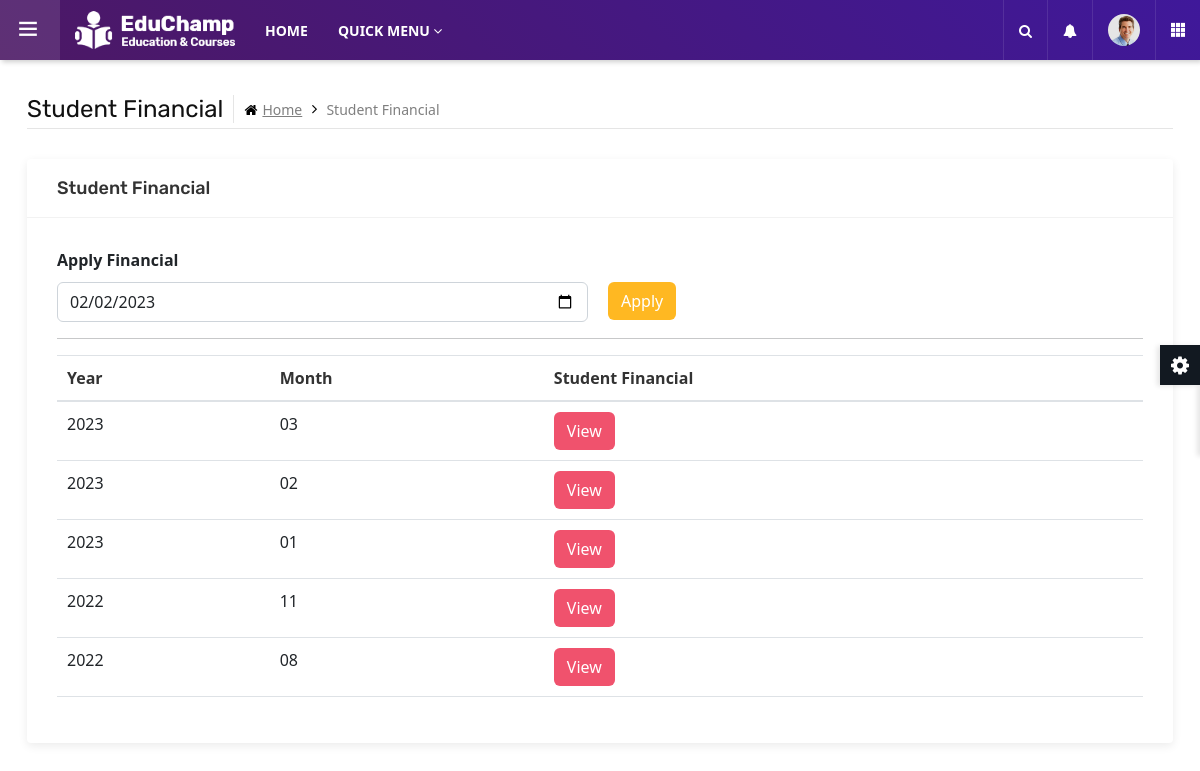
The app's page /financialManage.php (signed in) with its own data.
### tables this page shows
CREATE TABLE `fee` (
  `fID` int(11) NOT NULL,
  `fDate` date NOT NULL,
  `fDesc` varchar(255) DEFAULT NULL,
  `fTot` decimal(8,2) DEFAULT NULL,
  `stdMKN` char(12) NOT NULL,
  `payDate` timestamp NULL DEFAULT NULL,
  `payStatus` tinyint(1) NOT NULL,
  `fPhoto` varchar(40) DEFAULT NULL
);

### financialManage.php (the view, shortened to what this page needs)
<?php
include "dbconnect.php";
$currentDate = date('Y-m-d');
?>
<html>
<main class="ttr-wrapper">
<div class="container-fluid">
			<div class="db-breadcrumb">
				<h4 class="breadcrumb-title">Student Financial</h4>
				<ul class="db-breadcrumb-list">
					<li><a href="#"><i class="fa fa-home"></i>Home</a></li>
					<li>Student Financial</li>
				</ul>
			</div>
			<div class="row">
				<div class="col-lg-12 m-b30">
					<div class="widget-box">
						<div class="wc-title">
                            <?php
							echo "<h4>Student Financial</h4>";
                            ?>
						</div>
                        <div class="widget-inner">
                        <form id ='filter' method = 'GET' action = 'financialManageProcess.php' onsubmit="return checkvalid();">
                            <div class = 'row'>
                            <label>Apply Financial</label>
                                <div class = 'col-lg-6'>
                                <input name="fDate" value=<?php echo $currentDate; ?> type="date" class = "form-control" id = 'fDate' required>
                                </div>
                                <div class = "col-lg-3 px-2">
                                <input type = 'submit' class = "btn yellow" value = "Apply">
                                </div>
                            </div>
                        </form>
                        <table class="table table-striped table-hover ">
                        <thead>
                        <tr>
                        <th>Year</th>
                        <th>Month</th>
                        <th>Student Financial</th>
                        </tr>
                        <thead>
                        <hr>
                        <?php
                        $query2 = "SELECT * FROM fee ORDER BY fDate DESC";
                        $result2 = mysqli_query($con, $query2);
                        while($row = mysqli_fetch_array($result2)){
                            $fDate = $row['fDate'];
                            $month = date("m",strtotime($fDate));
                            $year = date("Y",strtotime($fDate));
                            if(isset($monthset) && isset($yearset)){
                                if($monthset != $month || $yearset != $year){
                                    echo"
                                    <tr>
                                    <td>$year</td>
                                    <td>$month</td>
                                    <td>
                                    <form method = 'post' action = 'financialView.php'>
                                    <input type = 'hidden' name = 'month' value = '$month' >
                                    <input type = 'hidden' name = 'year' value = '$year' >
                                    <input type = 'submit' class = 'btn red pull-left' value = 'View'></td>
                                    </from>
                                    </td>
                                    </tr>
                                    ";
                                    $monthset = $month;
                                    $yearset = $year;
                                }
                            }else{
                                echo"
                                <tr>
                                <td>$year</td>
                                <td>$month</td>
                                <td>
                                <form method = 'post' action = 'financialView.php'>
                                <input type = 'hidden' name = 'month' value = '$month' >
                                <input type = 'hidden' name = 'year' value = '$year' >
                                <input type = 'submit' class = 'btn red pull-left' value = 'View'></td>
                                </from>
                                </td>
                                </tr>
                                ";
                                $monthset = $month;
                                $yearset = $year;
                            }
                        }
                        ?>
                        </table>
                        </div>
                    </div>
                </div>
            </div>
        </main>
</body>
</html>

### assets/css/typography.css (style rules this page uses)
body { background-color: #fff; font-family: Rubik; font-size: 16px; font-weight: 400; color:#505050; padding: 0; margin: 0; overflow-x: hidden; -webkit-font-smoothing: antialiased; font-smoothing: antialiased; -moz-osx-font-smoothing: grayscale; scroll-behavior: smooth; }
hr { clear: both; }
section, article, aside, details, figcaption, figure, footer, header, hgroup, main, menu, nav, summary { display: block; }
table { background-color: transparent; width: 100%; }
table thead th { color: #333; }
table td { padding: 15px 10px; }
p, address, pre, hr, ul, ol, dl, dd, table { margin-bottom: 24px; }
h1, h2, h3, h4, h5, h6 { color: #111111; font-family: rubik; margin-top:0; }
h4 { font-size: 22px; line-height: 28px; margin-bottom: 15px; font-weight: 500; }
dl, ul, ol { list-style-position: outside; padding: 0; }
ul, ol { margin-bottom: 24px; }
ul li, ol li { padding: 0; }
.m-b30 { margin-bottom: 30px; }

### assets/css/dashboard.css (style rules this page uses)
.ttr-pinned-sidebar.ttr-opened-sidebar .ttr-wrapper { margin-left: 300px; }
.ttr-pinned-sidebar .ttr-wrapper { margin-left: 0; }
.ttr-wrapper { padding-top: 95px; -webkit-transition: margin 200ms cubic-bezier(0.215, 0.610, 0.355, 1.000); -moz-transition: margin 200ms cubic-bezier(0.215, 0.610, 0.355, 1.000); -o-transition: margin 200ms cubic-bezier(0.215, 0.610, 0.355, 1.000); transition: margin 200ms cubic-bezier(0.215, 0.610, 0.355, 1.000); }
.ttr-wrapper { padding-left:15px; padding-right:15px; }
.db-breadcrumb { display:flex; align-items: center; border-bottom: 1px solid rgba(0,0,0,0.1); padding-bottom: 5px; margin-bottom: 30px; }
.db-breadcrumb-list { list-style:none; margin:0; padding:0; }
.breadcrumb-title { margin-bottom: 0; font-weight: 400; border-right: 1px solid rgba(0,0,0,0.1); padding-right: 10px; margin-right: 10px; line-height: 28px; }
.db-breadcrumb-list li { display: inline-block; color: #7f7f7f; font-size: 14px; padding: 0 20px 0px 0; position:relative; }
.db-breadcrumb-list li i { margin-right:5px; color:#000; }
.db-breadcrumb-list li a { color:#7f7f7f; }
.db-breadcrumb-list li:last-child { padding-right:0; }
.db-breadcrumb-list li:after { font-family: FontAwesome; content: "\f105"; position: absolute; color: #000; right: 5px; font-size: 15px; top: -1px; }
.db-breadcrumb-list li:last-child:after { content:none; }
.widget-box { background-color: #fff; box-shadow:0 3px 10px 0px rgba(0,0,0,.08); border-radius: 4px; height: 100%; }
.widget-box .widget-inner { padding:30px; }
.widget-box .wc-title { border-bottom:1px solid rgba(0,0,0,0.05); padding:20px 30px; }
.widget-box .wc-title h4 { font-size:18px; line-height:18px; margin:0; color:#333; font-weight:500; }
@media only screen and (max-width: 1200px) { .ttr-pinned-sidebar .ttr-wrapper { margin-left: 310px; } }
@media only screen and (max-width: 1200px) { .ttr-pinned-sidebar.ttr-opened-sidebar .ttr-wrapper { margin-left: 0; } }

### assets/css/color/color-1.css (style rules this page uses)
:root { --primary: #4c1864; --sc-primary: #4d0a91; }
.bg-primary,.btn,.comments-area .comment-form p input[type="submit"],.pagination > .active > a,.pagination > .active > span,.pagination > .active > a:hover,.pagination > .active > span:hover,.pagination > .active > a:focus,.pagination > .active > span:focus,.feature-filters .active > [class*="btn"],.list-num-count > li:before,.pagination-bx.primary .pagination > li > a, .pagination-bx.primary .pagination > li > span,button.back-to-top,.rev-btn { background-color: #4c1864; }
.course-info-list ul li a.active, .course-info-list ul li a:hover,.btn,.profile-tabnav .nav li a.active,button.back-to-top,.upcoming-event-carousel.owl-btn-1 .owl-prev, .upcoming-event-carousel.owl-btn-1 .owl-next,.courses-carousel .owl-nav .owl-next, .courses-carousel .owl-nav .owl-prev, .recent-news-carousel .owl-nav .owl-next, .recent-news-carousel .owl-nav .owl-prev, .testimonial-carousel .owl-nav .owl-next, .testimonial-carousel .owl-nav .owl-prev { background-color:#f7b205; color:#000; }

### assets/css/shortcodes/breadcrumb.css (style rules this page uses)
.table > tbody > tr > td, .table > tbody > tr > th, .table > tfoot > tr > td, .table > tfoot > tr > th, .table > thead > tr > td, .table > thead > tr > th { padding: 10px; }

### records on screen
fee: fDate "2023", fDate "03"
fee: fDate "2023", fDate "02"
fee: fDate "2023", fDate "01"
fee: fDate "2022", fDate "11"
fee: fDate "2022", fDate "08"
